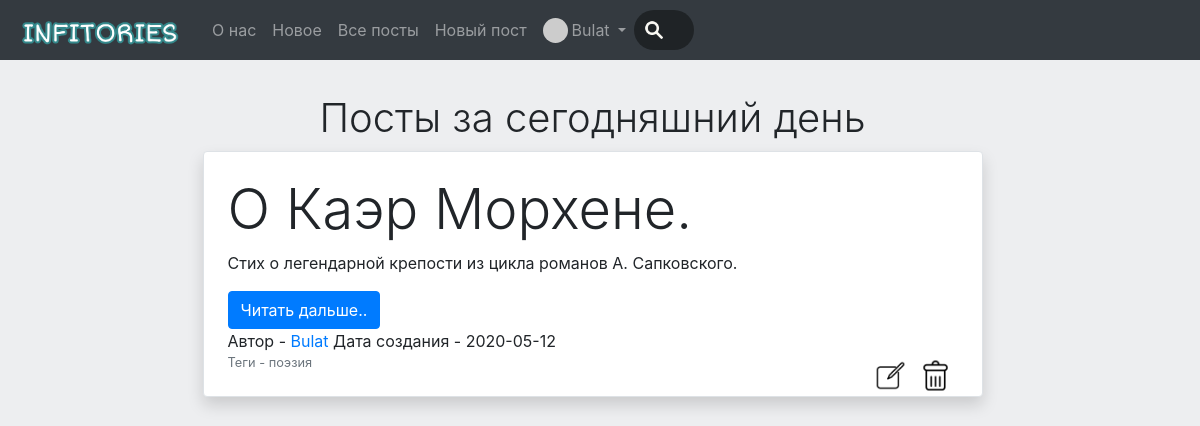
Page / (signed in) on the earlier database version.
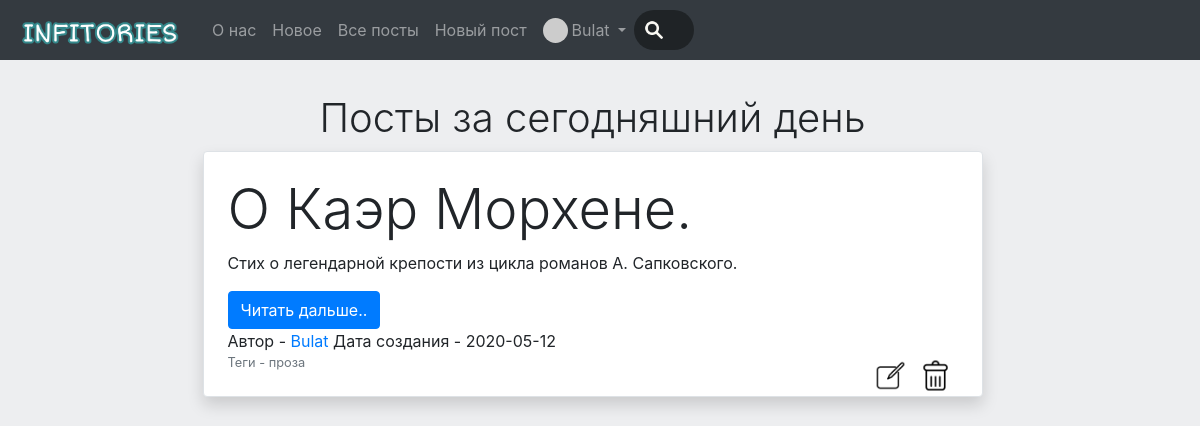
Same page on the later database version.
### data/news.py (models this page shows)
class News(SqlAlchemyBase):
    __tablename__ = 'news'
    id = sqlalchemy.Column(sqlalchemy.Integer,
                           primary_key=True, autoincrement=True)
    title = sqlalchemy.Column(sqlalchemy.String, nullable=True)
    description = sqlalchemy.Column(sqlalchemy.String, nullable=True)
    content = sqlalchemy.Column(sqlalchemy.String, nullable=True)
    created_date = sqlalchemy.Column(sqlalchemy.String,
                                     default=datetime.date.today)
    is_private = sqlalchemy.Column(sqlalchemy.Boolean, default=False)
    tags = sqlalchemy.Column(sqlalchemy.String, nullable=True)
    user_id = sqlalchemy.Column(sqlalchemy.Integer,
                                sqlalchemy.ForeignKey("users.id"))
    user = orm.relation('User')

### data/users.py (models this page shows, shortened)
class User(SqlAlchemyBase, UserMixin):
    __tablename__ = 'users'
    id = sqlalchemy.Column(sqlalchemy.Integer,
                           primary_key=True, autoincrement=True)
    name = sqlalchemy.Column(sqlalchemy.String, nullable=True)
    email = sqlalchemy.Column(sqlalchemy.String,
                              index=True, unique=True, nullable=True)
    hashed_password = sqlalchemy.Column(sqlalchemy.String, nullable=True)
    created_date = sqlalchemy.Column(sqlalchemy.String,
                                     default=datetime.date.today)
    profile_picture = sqlalchemy.Column(sqlalchemy.String, nullable=True)
    news = orm.relation("News", back_populates='user')
    favourite_posts = orm.relation('FavouritePosts')
    status = sqlalchemy.Column(sqlalchemy.String, nullable=True, default='Привет, мир!')
    about_me = sqlalchemy.Column(sqlalchemy.String, default='Информация отсутствует', nullable=True)
    is_admin = sqlalchemy.Column(sqlalchemy.Boolean, default=False)
    def get_avatar(self, size):
        digest = md5(self.email.lower().encode('utf-8')).hexdigest()
        return 'https://www.gravatar.com/avatar/{}?d=identicon&s={}'.format(
            digest, size)

### main.py (the view, shortened to what this page needs)
@app.route("/", methods=['GET', 'POST'])
def new():
    count_of_my_posts = 0
    form = None
    loginform = None
    session = db_session.create_session()
    date = datetime.date.today()
    news = session.query(News).filter(News.is_private != True, News.created_date == str(date))
    count_of_posts = len(list(news))
    return render_template("posts.html", news=news[::-1], form=form, loginform=loginform,
                           title='Посты за сегодняшний день',
                           count_of_posts=count_of_posts)

### data/db_session.py (called while the page is built)
def create_session() -> Session:
    global __factory
    return __factory()

### main.py (called while the page is built)
@login_manager.user_loader
def load_user(user_id):
    session = db_session.create_session()
    return session.query(User).get(user_id)

### templates/posts.html (shortened to what this page needs)
﻿{% extends "base.html" %}
{% block content %}
<div style="margin-top: 70px">
    <h1 class="font-weight-light">{{ title }}</h1>
    <div class="row">
        <div class="col-sm-2"></div>
        {% if count_of_posts > 0 %}
        <div class="col-sm-8">
            <ul class="list list-group">
            {% for item in news%}
            <li style="list-style-type: none;"><div class="container col-md6 border rounded shadow p-4 mb-4 bg-white" style="margin-top: 1px;background-color: #fffff;">
                    <div>
                        {% if current_user.is_authenticated %}
                        <h4 class="display-4">{% if item.is_private and item.user == current_user %} {{item.title}} [Личное] {% else %} {{item.title}} {% endif %}</h4>
                        <p>{{item.description}}</p>
                        <button type="button" class="btn btn-primary" data-toggle="collapse" id="b{{item.id}}" data-target="#c{{item.id}}">Читать дальше..</button>
                        <div>Автор - <a style="text-decoration: none;" href="user/{{item.user.id}}">{{item.user.name}}</a> Дата создания - {{item.created_date}}</div>
                        {% if current_user == item.user or current_user.is_admin %}
                        <div><small class="text-muted">Теги - {{item.tags}}</small><a href="/postdelete/{{ item.id }}" class="float-right bottom-icon rounded" data-toggle="tooltip" data-placement="bottom" title="Удалить"><img src="static/img/deletebtn.png" style="max-width: 45px;max-height: 45px;"></a> <a href="/editpost/{{ item.id }}" class="float-right bottom-icon rounded" data-toggle="tooltip" data-placement="bottom" title="Редактировать"><img src="static/img/editbtn.png" style="max-width: 45px;max-height: 45px;"></a></div>
                        {% endif %}
                        {% endif %}
                    </div>
                </div>
            </li>
            {% endfor %}
            </ul>
        </div>
        {% else %}
        <div class="col-sm-8">
            <img class="img-fluid" src="{{ url_for('static', filename='img/nothingfound.png') }}" alt="Nothing found :(">
        </div>
        {% endif %}
        <div class="col-sm-2">
        </div>
    </div>
</div>
{% endblock %}

Differences in the rows shown:
changed News "О Каэр Морхене.": tags "поэзия" → "проза"
